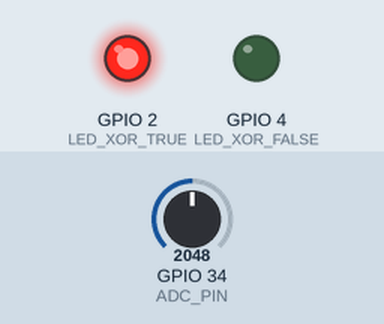
Recording of a sketch running on a simulated ESP32. On the bench: output pins drawn as LEDs (lit = HIGH). The inputs (shaded band) are chosen by the test bench; at power-on: GPIO 34 (ADC_PIN) = 2048 (analog values on the 0–4095 scale). What the sketch prints to the serial monitor is not drawn.

Above: at 0.3 s.
Timing chart, 0 to 1.8 s (numbered marks = the images above):
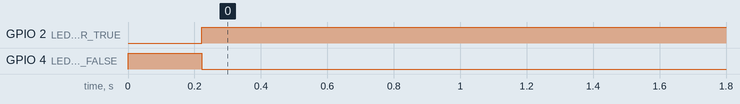

The sketch:

parte1.ino
```cpp
// Guilherme Paes Camargo | RM555166
// Icaro Albuquerque | RM555131
// Murillo Santanna | RM557183
// Cicero Serafim | RM556996
// Eduardo Miguel | RM555871

#include <Arduino.h>

// ===== Pinos e amostragem =====
constexpr int ADC_PIN       = 34; // somente entrada (ADC)
constexpr int LED_XOR_TRUE  = 2;
constexpr int LED_XOR_FALSE = 4;

constexpr int FS_HZ  = 1000; // 1 kHz
constexpr int WIN_MS = 200;  // 200 ms
constexpr int N      = FS_HZ * WIN_MS / 1000; // 200 amostras
static float buf[N];

static inline float adc_to_unit(int raw) {
  return (float)raw / 4095.0f; // 12 bits -> 0..1
}

static inline void calc_feats(const float *x, int n, float &rms, float &ptp) {
  float xmin = x[0], xmax = x[0];
  double sumsq = 0.0;
  for (int i = 0; i < n; ++i) {
    float v = x[i];
    sumsq += (double)v * (double)v;
    if (v < xmin) xmin = v;
    if (v > xmax) xmax = v;
  }
  rms = sqrt(sumsq / (double)n);
  ptp = xmax - xmin;
}

void setup() {
  Serial.begin(115200);
  pinMode(LED_XOR_TRUE,  OUTPUT);
  pinMode(LED_XOR_FALSE, OUTPUT);

  analogReadResolution(12);                 // 0..4095
  analogSetPinAttenuation(ADC_PIN, ADC_11db); // ~0..3.3V

  // Inicial: Y=0 -> LED_FALSE ON
  digitalWrite(LED_XOR_TRUE,  LOW);
  digitalWrite(LED_XOR_FALSE, HIGH);

  Serial.println("# seq,rms,ptp,A,B,Y");
}

// Limiar fixo (ajuste se quiser)
float TH_RMS = 0.50f;
float TH_PTP = 0.20f;

void loop() {
  const uint32_t Ts = 1000000UL / FS_HZ; // 1 ms
  static uint32_t seq = 0;

  // 1) Captura janela
  for (int i = 0; i < N; ++i) {
    buf[i] = adc_to_unit(analogRead(ADC_PIN));
    delayMicroseconds(Ts);
  }

  // 2) Features
  float rms, ptp;
  calc_feats(buf, N, rms, ptp);

  // 3) Booleans
  bool A = (rms >= TH_RMS);
  bool B = (ptp >= TH_PTP);

  // 4) XOR e LEDs
  bool Y = (A ^ B);
  digitalWrite(LED_XOR_TRUE,  Y ? HIGH : LOW);
  digitalWrite(LED_XOR_FALSE, Y ? LOW  : HIGH);

  // 5) Log
  Serial.print(seq++); Serial.print(',');
  Serial.print(rms, 3); Serial.print(',');
  Serial.print(ptp, 3); Serial.print(',');
  Serial.print(A);      Serial.print(',');
  Serial.print(B);      Serial.print(',');
  Serial.println(Y);
}
```

Measured:
- by itself, GPIO 2 (LED_XOR_TRUE): LOW → HIGH at 0.22 s
- by itself, GPIO 4 (LED_XOR_FALSE): HIGH → LOW at 0.22 s
